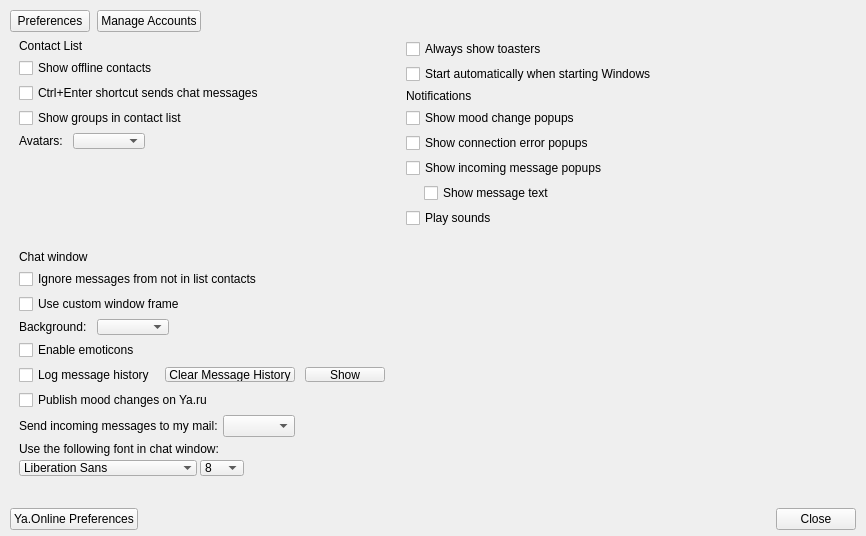
<?xml version="1.0" encoding="UTF-8"?>
<ui version="4.0">
 <class>YaPreferences</class>
 <widget class="QWidget" name="YaPreferences">
  <property name="geometry">
   <rect>
    <x>0</x>
    <y>0</y>
    <width>866</width>
    <height>536</height>
   </rect>
  </property>
  <property name="windowTitle">
   <string>Preferences</string>
  </property>
  <layout class="QVBoxLayout">
   <property name="spacing">
    <number>0</number>
   </property>
   <property name="leftMargin">
    <number>10</number>
   </property>
   <property name="topMargin">
    <number>10</number>
   </property>
   <property name="rightMargin">
    <number>10</number>
   </property>
   <property name="bottomMargin">
    <number>6</number>
   </property>
   <item>
    <layout class="QHBoxLayout">
     <property name="spacing">
      <number>7</number>
     </property>
     <item>
      <widget class="YaPreferencesTabButton" name="preferencesButton">
       <property name="text">
        <string>Preferences</string>
       </property>
      </widget>
     </item>
     <item>
      <widget class="YaPreferencesTabButton" name="manageAccountsButton">
       <property name="text">
        <string>Manage Accounts</string>
       </property>
      </widget>
     </item>
     <item>
      <spacer>
       <property name="orientation">
        <enum>Qt::Horizontal</enum>
       </property>
       <property name="sizeHint" stdset="0">
        <size>
         <width>40</width>
         <height>20</height>
        </size>
       </property>
      </spacer>
     </item>
    </layout>
   </item>
   <item>
    <widget class="QStackedWidget" name="stackedWidget">
     <property name="frameShape">
      <enum>QFrame::NoFrame</enum>
     </property>
     <property name="currentIndex">
      <number>0</number>
     </property>
     <widget class="QWidget" name="preferencesPage">
      <layout class="QVBoxLayout">
       <property name="spacing">
        <number>0</number>
       </property>
       <property name="margin">
        <number>0</number>
       </property>
       <item>
        <widget class="QFrame" name="preferencesFrame">
         <property name="frameShape">
          <enum>QFrame::NoFrame</enum>
         </property>
         <property name="frameShadow">
          <enum>QFrame::Raised</enum>
         </property>
         <layout class="QGridLayout">
          <property name="topMargin">
           <number>7</number>
          </property>
          <property name="spacing">
           <number>0</number>
          </property>
          <item row="0" column="0">
           <layout class="QVBoxLayout" name="verticalLayout_2">
            <property name="spacing">
             <number>5</number>
            </property>
            <item>
             <widget class="QLabel" name="groupLabelContactList">
              <property name="text">
               <string>Contact List</string>
              </property>
             </widget>
            </item>
            <item>
             <widget class="QCheckBox" name="showOfflineContacts">
              <property name="text">
               <string>Show offline contacts</string>
              </property>
             </widget>
            </item>
            <item>
             <widget class="QCheckBox" name="ctrlEnterSendsChatMessages">
              <property name="text">
               <string>Ctrl+Enter shortcut sends chat messages</string>
              </property>
             </widget>
            </item>
            <item>
             <widget class="QCheckBox" name="showContactListGroups">
              <property name="text">
               <string>Show groups in contact list</string>
              </property>
             </widget>
            </item>
            <item>
             <layout class="QHBoxLayout">
              <property name="spacing">
               <number>10</number>
              </property>
              <property name="leftMargin">
               <number>0</number>
              </property>
              <item>
               <widget class="QLabel" name="enableContactListAvatars">
                <property name="text">
                 <string>Avatars:</string>
                </property>
               </widget>
              </item>
              <item>
               <widget class="QComboBox" name="contactListAvatarsComboBox">
                <property name="maximumSize">
                 <size>
                  <width>16777215</width>
                  <height>16</height>
                 </size>
                </property>
               </widget>
              </item>
              <item>
               <spacer>
                <property name="orientation">
                 <enum>Qt::Horizontal</enum>
                </property>
                <property name="sizeHint" stdset="0">
                 <size>
                  <width>0</width>
                  <height>10</height>
                 </size>
                </property>
               </spacer>
              </item>
             </layout>
            </item>
            <item>
             <spacer>
              <property name="orientation">
               <enum>Qt::Vertical</enum>
              </property>
              <property name="sizeHint" stdset="0">
               <size>
                <width>20</width>
                <height>0</height>
               </size>
              </property>
             </spacer>
            </item>
           </layout>
          </item>
          <item row="0" column="2">
           <layout class="QVBoxLayout">
            <property name="spacing">
             <number>5</number>
            </property>
            <item>
             <widget class="QCheckBox" name="alwaysShowToasters">
              <property name="text">
               <string>Always show toasters</string>
              </property>
             </widget>
            </item>
            <item>
             <widget class="QCheckBox" name="startAutomatically">
              <property name="text">
               <string>Start automatically when starting Windows</string>
              </property>
             </widget>
            </item>
            <item>
             <widget class="QLabel" name="groupLabelNotifications">
              <property name="text">
               <string>Notifications</string>
              </property>
             </widget>
            </item>
            <item>
             <widget class="QCheckBox" name="showMoodChangePopups">
              <property name="text">
               <string>Show mood change popups</string>
              </property>
             </widget>
            </item>
            <item>
             <widget class="QCheckBox" name="showConnectionNotifications">
              <property name="text">
               <string>Show connection error popups</string>
              </property>
             </widget>
            </item>
            <item>
             <widget class="QCheckBox" name="showMessageNotifications">
              <property name="text">
               <string>Show incoming message popups</string>
              </property>
             </widget>
            </item>
            <item>
             <layout class="QHBoxLayout">
              <property name="leftMargin">
               <number>18</number>
              </property>
              <item>
               <widget class="QCheckBox" name="showMessageText">
                <property name="text">
                 <string>Show message text</string>
                </property>
               </widget>
              </item>
             </layout>
            </item>
            <item>
             <widget class="QCheckBox" name="playSounds">
              <property name="text">
               <string>Play sounds</string>
              </property>
             </widget>
            </item>
            <item>
             <spacer name="verticalSpacer">
              <property name="orientation">
               <enum>Qt::Vertical</enum>
              </property>
              <property name="sizeHint" stdset="0">
               <size>
                <width>20</width>
                <height>0</height>
               </size>
              </property>
             </spacer>
            </item>
           </layout>
          </item>
          <item row="0" column="3" rowspan="4">
           <widget class="QFrame" name="expandingFillerFrame_2">
            <property name="sizePolicy">
             <sizepolicy hsizetype="Expanding" vsizetype="Expanding">
              <horstretch>0</horstretch>
              <verstretch>0</verstretch>
             </sizepolicy>
            </property>
            <property name="frameShape">
             <enum>QFrame::NoFrame</enum>
            </property>
            <property name="frameShadow">
             <enum>QFrame::Raised</enum>
            </property>
           </widget>
          </item>
          <item row="1" column="0">
           <spacer>
            <property name="orientation">
             <enum>Qt::Vertical</enum>
            </property>
            <property name="sizeType">
             <enum>QSizePolicy::Fixed</enum>
            </property>
            <property name="sizeHint" stdset="0">
             <size>
              <width>20</width>
              <height>22</height>
             </size>
            </property>
           </spacer>
          </item>
          <item row="2" column="0">
           <layout class="QVBoxLayout" name="verticalLayout">
            <property name="spacing">
             <number>5</number>
            </property>
            <item>
             <widget class="QLabel" name="groupLabelChat">
              <property name="text">
               <string>Chat window</string>
              </property>
             </widget>
            </item>
            <item>
             <widget class="QCheckBox" name="ignoreNonRosterContacts">
              <property name="text">
               <string>Ignore messages from not in list contacts</string>
              </property>
             </widget>
            </item>
            <item>
             <widget class="QCheckBox" name="customWindowFrame">
              <property name="text">
               <string>Use custom window frame</string>
              </property>
             </widget>
            </item>
            <item>
             <layout class="QHBoxLayout" name="horizontalLayout_2">
              <property name="spacing">
               <number>10</number>
              </property>
              <property name="leftMargin">
               <number>0</number>
              </property>
              <item>
               <widget class="QLabel" name="labelChatBackground">
                <property name="text">
                 <string>Background:</string>
                </property>
               </widget>
              </item>
              <item>
               <widget class="QComboBox" name="chatBackgroundComboBox">
                <property name="maximumSize">
                 <size>
                  <width>16777215</width>
                  <height>16</height>
                 </size>
                </property>
               </widget>
              </item>
              <item>
               <spacer name="horizontalSpacer_2">
                <property name="orientation">
                 <enum>Qt::Horizontal</enum>
                </property>
                <property name="sizeHint" stdset="0">
                 <size>
                  <width>0</width>
                  <height>10</height>
                 </size>
                </property>
               </spacer>
              </item>
             </layout>
            </item>
            <item>
             <widget class="QCheckBox" name="enableEmoticons">
              <property name="text">
               <string>Enable emoticons</string>
              </property>
             </widget>
            </item>
            <item>
             <layout class="QHBoxLayout" name="horizontalLayout">
              <property name="spacing">
               <number>10</number>
              </property>
              <item>
               <widget class="QCheckBox" name="logMessageHistory">
                <property name="text">
                 <string>Log message history</string>
                </property>
                <property name="tristate">
                 <bool>false</bool>
                </property>
               </widget>
              </item>
              <item>
               <widget class="YaLinkButton" name="clearMessageHistory">
                <property name="sizePolicy">
                 <sizepolicy hsizetype="Expanding" vsizetype="Fixed">
                  <horstretch>0</horstretch>
                  <verstretch>0</verstretch>
                 </sizepolicy>
                </property>
                <property name="maximumSize">
                 <size>
                  <width>10000</width>
                  <height>15</height>
                 </size>
                </property>
                <property name="text">
                 <string>Clear Message History</string>
                </property>
               </widget>
              </item>
              <item>
               <widget class="YaLinkButton" name="showMessageHistory">
                <property name="sizePolicy">
                 <sizepolicy hsizetype="Expanding" vsizetype="Fixed">
                  <horstretch>0</horstretch>
                  <verstretch>0</verstretch>
                 </sizepolicy>
                </property>
                <property name="maximumSize">
                 <size>
                  <width>10000</width>
                  <height>15</height>
                 </size>
                </property>
                <property name="text">
                 <string>Show</string>
                </property>
               </widget>
              </item>
              <item>
               <spacer name="horizontalSpacer">
                <property name="orientation">
                 <enum>Qt::Horizontal</enum>
                </property>
                <property name="sizeHint" stdset="0">
                 <size>
                  <width>0</width>
                  <height>10</height>
                 </size>
                </property>
               </spacer>
              </item>
             </layout>
            </item>
            <item>
             <widget class="QCheckBox" name="publishMoodOnYaru">
              <property name="text">
               <string>Publish mood changes on Ya.ru</string>
              </property>
             </widget>
            </item>
            <item>
             <layout class="QHBoxLayout" name="horizontalLayout_3">
              <property name="spacing">
               <number>-1</number>
              </property>
              <property name="topMargin">
               <number>0</number>
              </property>
              <item>
               <widget class="QLabel" name="label">
                <property name="text">
                 <string>Send incoming messages to my mail:</string>
                </property>
               </widget>
              </item>
              <item>
               <widget class="QComboBox" name="offlineEmailsMaxLast"/>
              </item>
              <item>
               <spacer name="horizontalSpacer_3">
                <property name="orientation">
                 <enum>Qt::Horizontal</enum>
                </property>
                <property name="sizeHint" stdset="0">
                 <size>
                  <width>40</width>
                  <height>20</height>
                 </size>
                </property>
               </spacer>
              </item>
             </layout>
            </item>
            <item>
             <layout class="QGridLayout">
              <property name="horizontalSpacing">
               <number>3</number>
              </property>
              <property name="verticalSpacing">
               <number>2</number>
              </property>
              <item row="0" column="0" colspan="3">
               <widget class="QLabel" name="fontLabel">
                <property name="sizePolicy">
                 <sizepolicy hsizetype="Expanding" vsizetype="Preferred">
                  <horstretch>0</horstretch>
                  <verstretch>0</verstretch>
                 </sizepolicy>
                </property>
                <property name="text">
                 <string>Use the following font in chat window:</string>
                </property>
               </widget>
              </item>
              <item row="1" column="0">
               <widget class="QFontComboBox" name="fontCombo">
                <property name="sizePolicy">
                 <sizepolicy hsizetype="Expanding" vsizetype="Fixed">
                  <horstretch>0</horstretch>
                  <verstretch>0</verstretch>
                 </sizepolicy>
                </property>
                <property name="minimumSize">
                 <size>
                  <width>50</width>
                  <height>0</height>
                 </size>
                </property>
                <property name="maximumSize">
                 <size>
                  <width>178</width>
                  <height>16</height>
                 </size>
                </property>
                <property name="editable">
                 <bool>false</bool>
                </property>
                <property name="frame">
                 <bool>false</bool>
                </property>
               </widget>
              </item>
              <item row="1" column="1">
               <widget class="QComboBox" name="fontSizeCombo">
                <property name="maximumSize">
                 <size>
                  <width>16777215</width>
                  <height>16</height>
                 </size>
                </property>
                <property name="editable">
                 <bool>false</bool>
                </property>
                <item>
                 <property name="text">
                  <string>8</string>
                 </property>
                </item>
                <item>
                 <property name="text">
                  <string>9</string>
                 </property>
                </item>
                <item>
                 <property name="text">
                  <string>10</string>
                 </property>
                </item>
                <item>
                 <property name="text">
                  <string>11</string>
                 </property>
                </item>
                <item>
                 <property name="text">
                  <string>12</string>
                 </property>
                </item>
                <item>
                 <property name="text">
                  <string>14</string>
                 </property>
                </item>
                <item>
                 <property name="text">
                  <string>16</string>
                 </property>
                </item>
               </widget>
              </item>
              <item row="1" column="2">
               <spacer>
                <property name="orientation">
                 <enum>Qt::Horizontal</enum>
                </property>
                <property name="sizeHint" stdset="0">
                 <size>
                  <width>0</width>
                  <height>20</height>
                 </size>
                </property>
               </spacer>
              </item>
             </layout>
            </item>
           </layout>
          </item>
          <item row="2" column="1">
           <spacer>
            <property name="orientation">
             <enum>Qt::Horizontal</enum>
            </property>
            <property name="sizeType">
             <enum>QSizePolicy::Fixed</enum>
            </property>
            <property name="sizeHint" stdset="0">
             <size>
              <width>21</width>
              <height>20</height>
             </size>
            </property>
           </spacer>
          </item>
          <item row="2" column="2">
           <spacer>
            <property name="orientation">
             <enum>Qt::Vertical</enum>
            </property>
            <property name="sizeType">
             <enum>QSizePolicy::Fixed</enum>
            </property>
            <property name="sizeHint" stdset="0">
             <size>
              <width>191</width>
              <height>122</height>
             </size>
            </property>
           </spacer>
          </item>
          <item row="6" column="0" colspan="4">
           <widget class="QFrame" name="expandingFillerFrame">
            <property name="sizePolicy">
             <sizepolicy hsizetype="Expanding" vsizetype="Expanding">
              <horstretch>0</horstretch>
              <verstretch>0</verstretch>
             </sizepolicy>
            </property>
            <property name="frameShape">
             <enum>QFrame::NoFrame</enum>
            </property>
            <property name="frameShadow">
             <enum>QFrame::Raised</enum>
            </property>
           </widget>
          </item>
         </layout>
        </widget>
       </item>
       <item>
        <layout class="QHBoxLayout">
         <property name="topMargin">
          <number>8</number>
         </property>
         <item>
          <widget class="YaPushButton" name="yaOnlinePreferences">
           <property name="text">
            <string>Ya.Online Preferences</string>
           </property>
          </widget>
         </item>
         <item>
          <spacer>
           <property name="orientation">
            <enum>Qt::Horizontal</enum>
           </property>
           <property name="sizeHint" stdset="0">
            <size>
             <width>111</width>
             <height>20</height>
            </size>
           </property>
          </spacer>
         </item>
         <item>
          <widget class="YaPushButton" name="okButton">
           <property name="text">
            <string>Close</string>
           </property>
          </widget>
         </item>
        </layout>
       </item>
      </layout>
     </widget>
    </widget>
   </item>
  </layout>
 </widget>
 <customwidgets>
  <customwidget>
   <class>YaPushButton</class>
   <extends>QPushButton</extends>
   <header>yapushbutton.h</header>
  </customwidget>
  <customwidget>
   <class>YaLinkButton</class>
   <extends>QPushButton</extends>
   <header>yalinkbutton.h</header>
  </customwidget>
  <customwidget>
   <class>YaPreferencesTabButton</class>
   <extends>QPushButton</extends>
   <header>yapreferencestabbutton.h</header>
  </customwidget>
 </customwidgets>
 <resources>
  <include location="yastuff.qrc"/>
 </resources>
 <connections/>
</ui>
